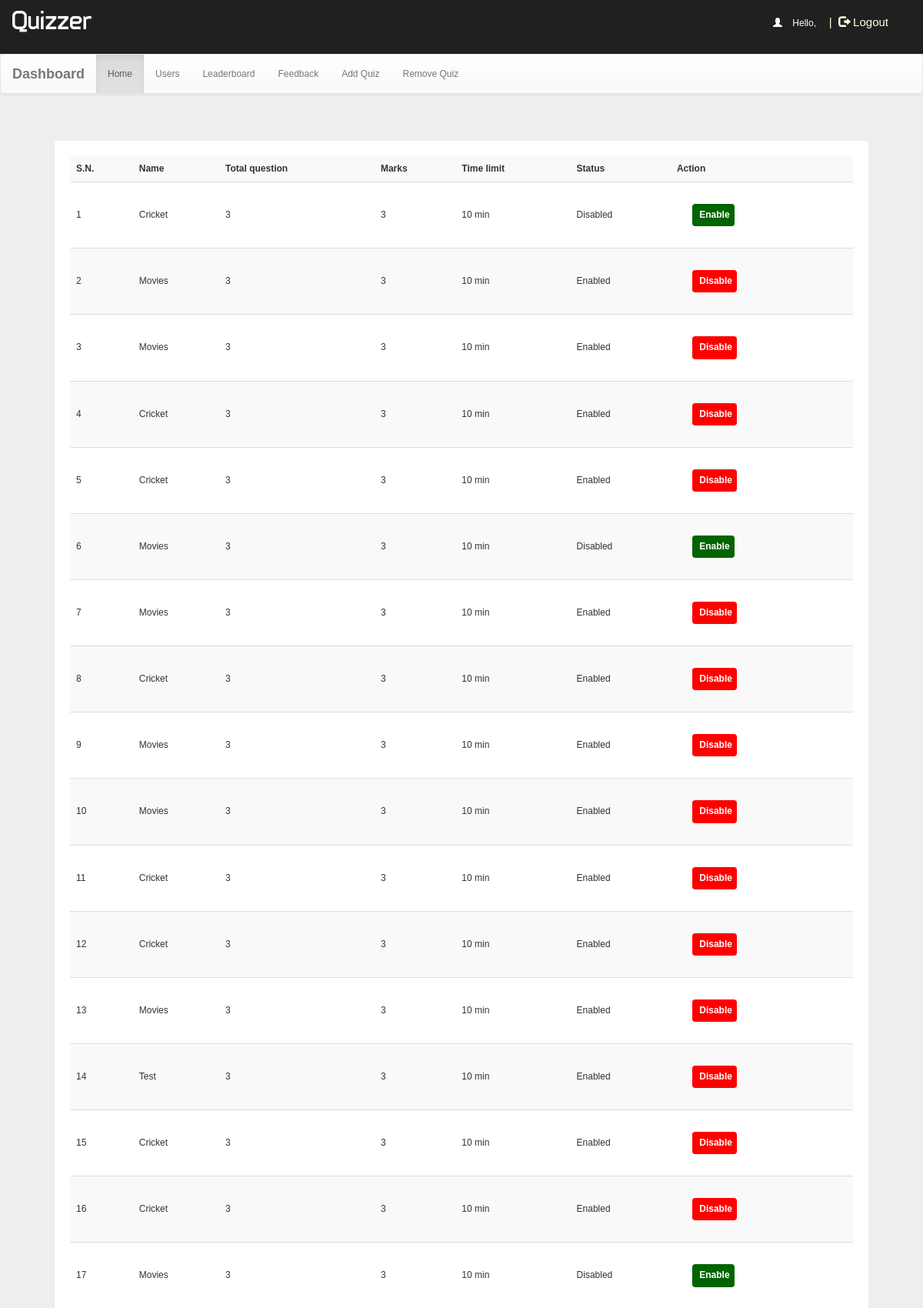
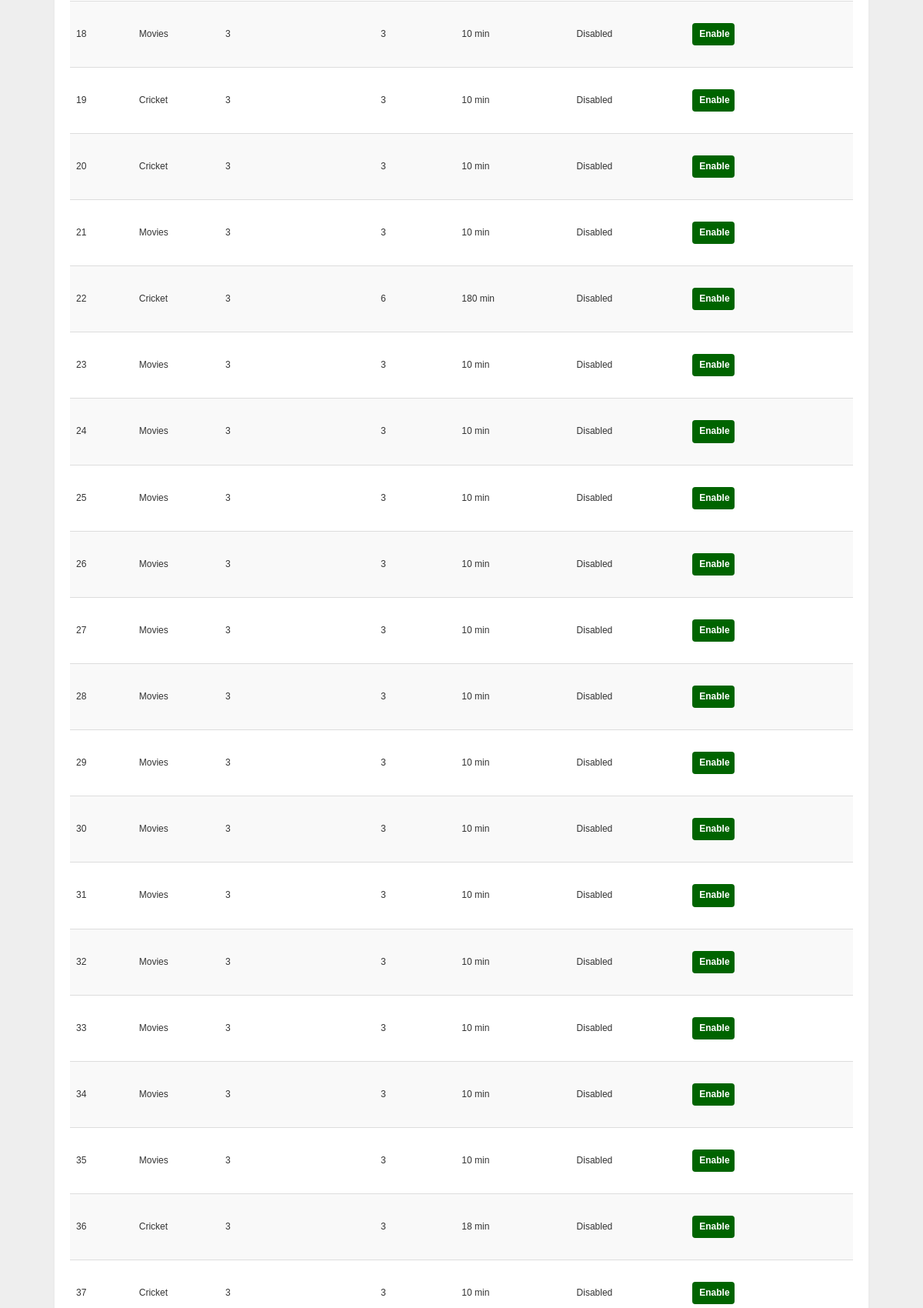
The app's page /quiz/dash.php (upper part) with its own data (2 pictures, top to bottom).
### tables this page shows
CREATE TABLE `quiz` (
  `id` int(100) NOT NULL,
  `eid` text NOT NULL,
  `title` varchar(100) NOT NULL,
  `correct` int(11) NOT NULL,
  `wrong` int(11) NOT NULL,
  `total` int(11) NOT NULL,
  `time` bigint(20) NOT NULL,
  `date` datetime NOT NULL DEFAULT CURRENT_TIMESTAMP ON UPDATE CURRENT_TIMESTAMP,
  `start_time` varchar(200) NOT NULL,
  `entry_fee` int(50) NOT NULL,
  `users_registered` int(50) NOT NULL,
  `tobereg` int(50) NOT NULL,
  `prize` int(50) NOT NULL,
  `description` varchar(500) NOT NULL,
  `status` varchar(100) NOT NULL,
  `payment` varchar(50) NOT NULL,
  `photo` varchar(5000) NOT NULL
);

### quiz/dash.php (the view, shortened to what this page needs)
<!DOCTYPE html PUBLIC "-//W3C//DTD XHTML 1.0 Transitional//EN" "http://www.w3.org/TR/xhtml1/DTD/xhtml1-transitional.dtd">
<html xmlns="http://www.w3.org/1999/xhtml">
<head>
<link  rel="stylesheet" href="css/bootstrap.min.css"/>
 <link  rel="stylesheet" href="css/bootstrap-theme.min.css"/>
 <link rel="stylesheet" href="css/main.css">
 <link  rel="stylesheet" href="css/font.css">
</head>
<body  style="background:#eee;">
<body  style="background:#eee;">
<div class="header">
<div class="row">
<div class="col-lg-6">
<span class="logo">Quizzer</span></div>
<?php
    $name     = $_SESSION['name'];
    include_once 'dbConnection.php';
    echo '<span class="pull-right top title1" ><span style="color:white"><span class="glyphicon glyphicon-user" aria-hidden="true"></span>&nbsp;&nbsp;&nbsp;&nbsp;Hello,</span> <span class="log log1" style="color:lightyellow">' . $name . '&nbsp;&nbsp;|&nbsp;&nbsp;<a href="logout.php?q=account.php" style="color:lightyellow"><span class="glyphicon glyphicon-log-out" aria-hidden="true"></span>&nbsp;Logout</button></a></span>';
?>
</div></div>
<nav class="navbar navbar-default title1">
  <div class="container-fluid">
    <div class="navbar-header">
      <a class="navbar-brand" href="dash.php?q=0"><b>Dashboard</b></a>
    </div>
    <div class="collapse navbar-collapse" id="bs-example-navbar-collapse-1">
      <ul class="nav navbar-nav">
        <li <?php
if (@$_GET['q'] == 0)
    echo 'class="active"';
?>><a href="dash.php?q=0">Home<span class="sr-only">(current)</span></a></li>
        <li <?php
if (@$_GET['q'] == 1)
    echo 'class="active"';
?>><a href="dash.php?q=1">Users</a></li>
    <li <?php
if (@$_GET['q'] == 2)
    echo 'class="active"';
?>><a href="dash.php?q=2">Leaderboard</a></li>
    <li <?php
if (@$_GET['q'] == 3)
    echo 'class="active"';
?>><a href="dash.php?q=3">Feedback</a></li>
        <li <?php
if (@$_GET['q'] == 4)
    echo 'class="active"';
?>><a href="dash.php?q=4">Add Quiz</a></li>
        <li <?php
if (@$_GET['q'] == 5)
    echo 'class="active"';
?>><a href="dash.php?q=5">Remove Quiz</a></li>
      </ul>
          </div>
  </div>
</nav>
<div class="container">
<div class="row">
<div class="col-md-12">
<?php
if (@$_GET['q'] == 0) {
    $result = mysqli_query($con, "SELECT * FROM quiz ORDER BY date DESC") or die('Error');
    echo '<div class="panel"><table class="table table-striped title1"  style="vertical-align:middle">
<tr><td style="vertical-align:middle"><b>S.N.</b></td><td style="vertical-align:middle"><b>Name</b></td><td style="vertical-align:middle"><b>Total question</b></td><td style="vertical-align:middle"><b>Marks</b></td><td style="vertical-align:middle"><b>Time limit</b></td><td style="vertical-align:middle"><b>Status</b></td><td style="vertical-align:middle"><b>Action</b></td></tr>';
    $c = 1;
    while ($row = mysqli_fetch_array($result)) {
        $title   = $row['title'];
        $total   = $row['total'];
        $correct = $row['correct'];
        $time    = $row['time'];
        $eid     = $row['eid'];
        $status  = $row['status'];
        if ($status == "enabled") {
            echo '<tr><td style="vertical-align:middle">' . $c++ . '</td><td style="vertical-align:middle">' . $title . '</td><td style="vertical-align:middle">' . $total . '</td><td style="vertical-align:middle">' . $correct * $total . '</td><td style="vertical-align:middle">' . $time . '&nbsp;min</td><td style="vertical-align:middle">Enabled</td>
  <td style="vertical-align:middle"><b><a href="update.php?deidquiz=' . $eid . '" class="btn logb" style="color:#FFFFFF;background:#ff0000;font-size:12px;padding:5px;">&nbsp;<span><b>Disable</b></span></a></b></td></tr>';
        } else {
            echo '<tr><td style="vertical-align:middle">' . $c++ . '</td><td style="vertical-align:middle">' . $title . '</td><td style="vertical-align:middle">' . $total . '</td><td style="vertical-align:middle">' . $correct * $total . '</td><td style="vertical-align:middle">' . $time . '&nbsp;min</td><td style="vertical-align:middle">Disabled</td>
  <td style="vertical-align:middle"><b><a href="update.php?eeidquiz=' . $eid . '" class="btn logb" style="color:#FFFFFF;background:darkgreen;font-size:12px;padding:5px;">&nbsp;<span><b>Enable</b></span></a></b></td></tr>';
        }
    }
}
?>
</div>
</div></div>
</body>
</html>

### quiz/css/main.css (style rules this page uses)
body { overflow-x:hidden;width:100%;font: 12px "Century Gothic", "Times Roman", sans-serif;background:#eee;min-height:550px;background-attachment:fixed; }
.panel { border-color:#eee;margin:40px;padding:20px;font: 15px "Century Gothic", "Times Roman", sans-serif; }
.header { background:#202020;height:70px; }
.logo { font-family:'typo';font-size:35px;color:#ffffff;margin:15px; }
.title1 { font: 12px "Century Gothic", "Times Roman", sans-serif; }
.logb { color:#FFFFFF;background:#0000ff;font-size:15px;margin:20px;padding:8px; }
.top { margin-top:20px; }
.log1 { font: 15px 'Ubuntu', sans-serif;color:#0000ff;margin-left:10px; }
.log { margin:10px;margin-right:60px;margin-left:5px;color:#ffffb3;text-decoration:none;font-size:20px;font-size:15px; }

### records on screen
quiz: title "Cricket", total "3", $correct*$total "3", time "10"
quiz: title "Movies", total "3", $correct*$total "3", time "10"
quiz: title "Movies", total "3", $correct*$total "3", time "10"
quiz: title "Cricket", total "3", $correct*$total "3", time "10"
quiz: title "Cricket", total "3", $correct*$total "3", time "10"
quiz: title "Movies", total "3", $correct*$total "3", time "10"
quiz: title "Movies", total "3", $correct*$total "3", time "10"
quiz: title "Cricket", total "3", $correct*$total "3", time "10"
quiz: title "Movies", total "3", $correct*$total "3", time "10"
quiz: title "Movies", total "3", $correct*$total "3", time "10"
quiz: title "Cricket", total "3", $correct*$total "3", time "10"
quiz: title "Cricket", total "3", $correct*$total "3", time "10"
quiz: title "Movies", total "3", $correct*$total "3", time "10"
quiz: title "Test", total "3", $correct*$total "3", time "10"
quiz: title "Cricket", total "3", $correct*$total "3", time "10"
quiz: title "Cricket", total "3", $correct*$total "3", time "10"
quiz: title "Movies", total "3", $correct*$total "3", time "10"
quiz: title "Movies", total "3", $correct*$total "3", time "10"
quiz: title "Cricket", total "3", $correct*$total "3", time "10"
quiz: title "Cricket", total "3", $correct*$total "3", time "10"
quiz: title "Movies", total "3", $correct*$total "3", time "10"
quiz: title "Cricket", total "3", $correct * $total "6", time "180"
quiz: title "Movies", total "3", $correct*$total "3", time "10"
quiz: title "Movies", total "3", $correct*$total "3", time "10"
quiz: title "Movies", total "3", $correct*$total "3", time "10"
quiz: title "Movies", total "3", $correct*$total "3", time "10"
quiz: title "Movies", total "3", $correct*$total "3", time "10"
quiz: title "Movies", total "3", $correct*$total "3", time "10"
quiz: title "Movies", total "3", $correct*$total "3", time "10"
quiz: title "Movies", total "3", $correct*$total "3", time "10"
quiz: title "Movies", total "3", $correct*$total "3", time "10"
quiz: title "Movies", total "3", $correct*$total "3", time "10"
quiz: title "Movies", total "3", $correct*$total "3", time "10"
quiz: title "Movies", total "3", $correct*$total "3", time "10"
quiz: title "Movies", total "3", $correct*$total "3", time "10"
quiz: title "Cricket", total "3", $correct*$total "3", time "18"
quiz: title "Cricket", total "3", $correct*$total "3", time "10"
